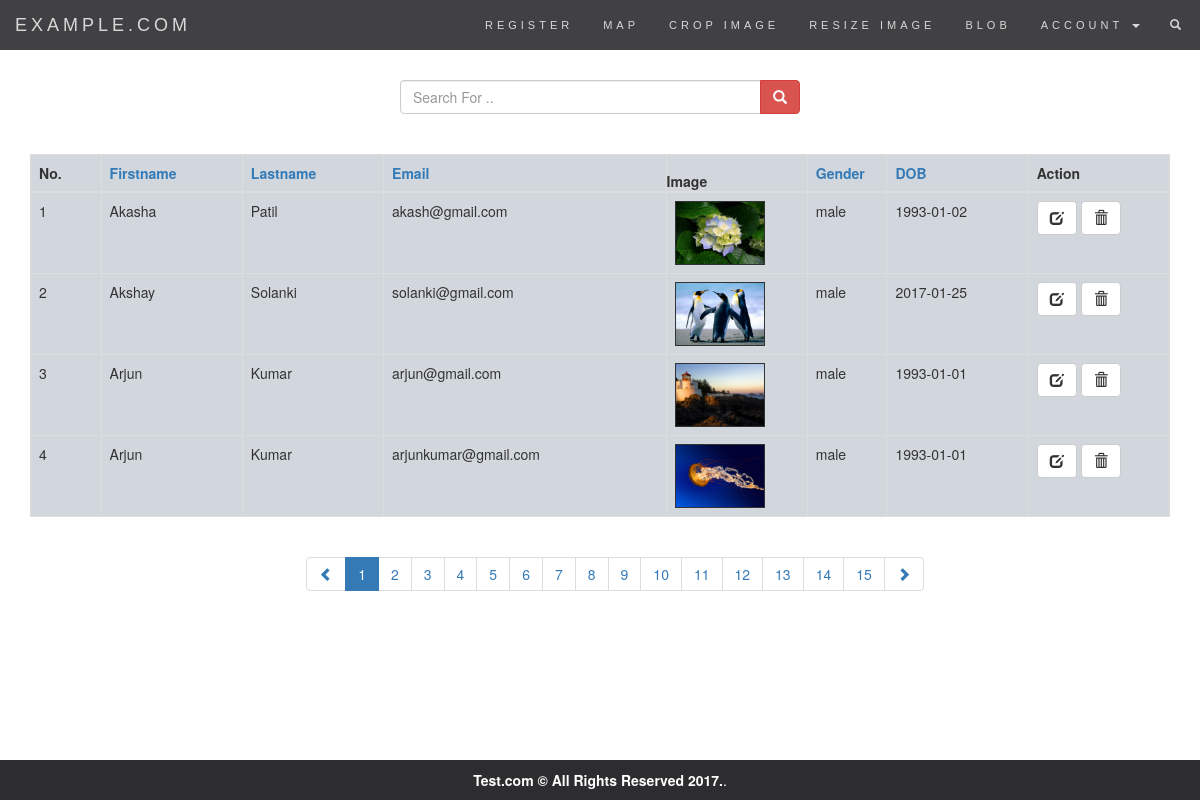
The app's page /pagination.php (signed in) with its own data.
### tables this page shows
CREATE TABLE `tbl_register` (
  `id` int(11) NOT NULL,
  `fname` text NOT NULL,
  `lname` text NOT NULL,
  `email` varchar(50) NOT NULL,
  `password` varchar(20) NOT NULL,
  `dob` date NOT NULL,
  `gender` text NOT NULL,
  `contact` int(10) NOT NULL,
  `address` varchar(30) NOT NULL,
  `city` text NOT NULL,
  `state` text NOT NULL,
  `country` text NOT NULL,
  `image` varchar(50) NOT NULL,
  `is_deleted` int(1) NOT NULL DEFAULT '0',
  `recovery_Code` varchar(20) NOT NULL
);

### pagination.php (the view, shortened to what this page needs)
<?php
require_once('connect.php');
$path = "pagination.php";
$recordsPerPage = 4;
$orderBy = "fname";
if(!isset($sortOrder))
$sortOrder = 'asc';
if(!isset($nextSortOrder))
$nextSortOrder = "asc";
if(isset($_GET['pageno']))
$page = $_GET['pageno'];
else
$page = 1;
if(!isset($key))
  $key="";
$offset = ($page * $recordsPerPage) - $recordsPerPage;
$limit = $recordsPerPage;
if($key == "")
$countQuery = "select * from tbl_register where is_deleted=0 ORDER BY $orderBy $sortOrder ";
else
$countQuery = "select * from tbl_register where is_deleted=0 and fname like '%$key%' or lname like '%$key%' or email like '%$key%' ORDER BY fname $sortOrder ";
$totalRecords = mysqli_num_rows(mysqli_query($conn,$countQuery));
if($key == "")
$query = "select * from tbl_register where is_deleted=0 ORDER BY $orderBy $sortOrder LIMIT $offset,$limit";
else
$query = "select * from tbl_register where fname like '%$key%' or lname like '%$key%' or email like '%$key%' and is_deleted=0 ORDER BY fname $sortOrder LIMIT $offset,$limit";
$result = mysqli_query($conn,$query);
$totalPages = ceil($totalRecords/$recordsPerPage);
?>
<!DOCTYPE html>
<html lang="en">
<head>
  <link rel="stylesheet" href="https://maxcdn.bootstrapcdn.com/bootstrap/3.3.7/css/bootstrap.min.css">
    <link rel="stylesheet" href="custom.css" >
</head>
<body>
    <?php
      include_once('navbar.php');
      ?>
  <div align="center">
      <form method="POST" action="pagination.php" name="form1">
        <div class="input-group add-on col-md-4">
      <input class="form-control" value="<?=$key?>" placeholder="Search For .." name="searchbox" id="searchbox" type="text">
      <div class="input-group-btn">
        <button class="btn btn-danger" name="submit" type="submit"><i class="glyphicon glyphicon-search"></i></button>
      </div>
    </div>
    </form>
  <br/><br/>
  <div class="container">
      <div class="table-responsive">
      <table class="table table-bordered table-hover" style="background-color:#d2d7dd;">
        <thead>
          <tr>
            <th style="width:5%"> No. </th>
            <th style="width:10%"> <a href="?column1=fname&orderBy1=<?=$nextSortOrder?>&key1=<?=$key?>" id="fname" > Firstname </a></th>
            <th style="width:10%"> <a href="?column1=lname&orderBy1=<?=$nextSortOrder?>&key1=<?=$key?>" id="lname" >Lastname </a></th>
            <th style="width:20%"> <a href="?column1=email&orderBy1=<?=$nextSortOrder?>&key1=<?=$key?>" id="email" >Email </a> </th>
            <th style="width:10%;padding:0;"> Image </th>
            <th style="width:5%"> <a href="?column1=gender&orderBy1=<?=$nextSortOrder?>&key1=<?=$key?>" id="gender" >Gender </a></th>
            <th style="width:10%"> <a href="?column1=dob&orderBy1=<?=$nextSortOrder?>&key1=<?=$key?>" id="dob">DOB </a></th>
            <th style="width:10%"> Action </th>
          </tr>
        </thead>
        <tbody>
          <?php $n = 1;
          while($row = mysqli_fetch_assoc($result))
          {
            if($row['image'] == "" && $row['gender'] == 'male')
              $dp = "users/male.jpg";
            else if($row['image'] == "" && $row['gender'] == 'female')
              $dp = "users/female.png";
            else
              $dp = $row['image'];
            ?>
            <tr>
              <td > <?=$n++?> </td>
              <td> <?=$row['fname']?> </td>
              <td> <?=$row['lname']?></td>
              <td> <?=$row['email']?></td>
              <?php
              echo "<td> <img src='$dp' style='border: solid 1px;'width='90' height='64' alt='image'>";
              ?>
              <td> <?=$row['gender']?></td>
              <td> <?=$row['dob']?></td>
              <td>
                <button class="btn btn-default" title="Edit" value="<?=$row['id'];?>" onClick="callEdit(this.value);"><span class="glyphicon glyphicon-edit"></span> </button>
    							<button class="btn btn-default" title="Delete" value="<?=$row['id'];?>" onClick="callDelete(this.value);"><span class="glyphicon glyphicon-trash"></span></button>
              </td>
            </tr>
            <?php
          }
          ?>
        </tbody>
      </table>
    </div>
    <?php
    echo " <div class='container' align='center'> ";
    echo "<ul class='pagination'>";
    $currentSortOrder = $_SESSION['sortOrder'];
    for($i=1;$i<=$totalPages;$i++)
    {
      if($totalPages>1 && $i==1 ){
        if($page!=1)
        $next = $page - 1;
        else
        $next = 1;
        echo "<li> <a href='$path?pageno=$next&key=$key&orderBy=$currentSortOrder&column=$orderBy'> <span class='glyphicon glyphicon-chevron-left'></span> </a></li> ";
      }
      if($i == $page)
      $active = " class='active'";
      else
      $active = "";
      echo "<li $active> <a href='$path?pageno=$i&key=$key&orderBy=$currentSortOrder&column=$orderBy'> $i </a></li> ";
        if($totalPages>1 && $i==$totalPages ){
          if($page<$totalPages)
          $prev = $page + 1;
          else
          $prev = $totalPages;
          echo "<li> <a href='$path?pageno=$prev&key=$key&orderBy=$currentSortOrder&column=$orderBy'> <span class='glyphicon glyphicon-chevron-right'></span> </a></li> ";
        }
    }
    echo "</ul> </div>";
    ?>
  </div>
  <div class="footer" id="footer">
    <strong>Test.com &copy; All Rights Reserved 2017.</strong>.
  </div>
</body>
</html>

### custom.css (style rules this page uses)
html { height: 100%; box-sizing: border-box; }
*, *:before, *:after { box-sizing: inherit; }
body { position: relative; margin: 0; padding-bottom: 6rem; min-height: 100%; font-family: "Helvetica Neue", Arial, sans-serif; }
.footer { position: absolute; right: 0; bottom: 0; left: 0; padding: 1rem; background-color: #efefef; text-align: center; }
#footer { border-top: solid 1px; background-color: #2d2d30; color: white; }

### pagination.php (style rules this page uses)
table { //table-layout: fixed; word-wrap: break-word; }

### records on screen
tbl_register: fname "Akasha", lname "Patil", email "akash@gmail.com", image (placeholder picture), gender "male", dob "1993-01-02", $row['id'] 82 (drawn)
tbl_register: fname "Akshay", lname "Solanki", email "solanki@gmail.com", image (placeholder picture), gender "male", dob "2017-01-25", $row['id'] 59 (drawn)
tbl_register: fname "Arjun", lname "Kumar", email "arjun@gmail.com", image (placeholder picture), gender "male", dob "1993-01-01", $row['id'] 83 (drawn)
tbl_register: fname "Arjun", lname "Kumar", email "arjunkumar@gmail.com", image (placeholder picture), gender "male", dob "1993-01-01", $row['id'] 84 (drawn)
